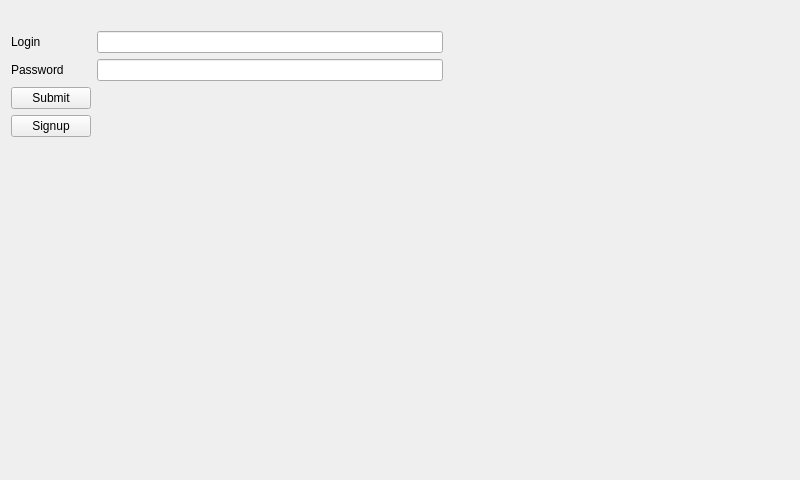
<?xml version="1.0" encoding="UTF-8"?>
<ui version="4.0">
 <class>LoginPage</class>
 <widget class="QWidget" name="LoginPage">
  <property name="enabled">
   <bool>true</bool>
  </property>
  <property name="geometry">
   <rect>
    <x>0</x>
    <y>0</y>
    <width>800</width>
    <height>480</height>
   </rect>
  </property>
  <property name="windowTitle">
   <string>Form</string>
  </property>
  <property name="styleSheet">
   <string notr="true"/>
  </property>
  <layout class="QVBoxLayout" name="verticalLayout">
   <item>
    <widget class="QLabel" name="errorLabel">
     <property name="styleSheet">
      <string notr="true">color:red;</string>
     </property>
     <property name="text">
      <string/>
     </property>
    </widget>
   </item>
   <item>
    <layout class="QGridLayout" name="gridLayout">
     <item row="2" column="0">
      <widget class="QPushButton" name="submitButton">
       <property name="text">
        <string>Submit</string>
       </property>
      </widget>
     </item>
     <item row="3" column="0">
      <widget class="QPushButton" name="signupButton">
       <property name="text">
        <string>Signup</string>
       </property>
      </widget>
     </item>
     <item row="1" column="1">
      <widget class="QLineEdit" name="passwordLineEdit"/>
     </item>
     <item row="0" column="0">
      <widget class="QLabel" name="label">
       <property name="text">
        <string>Login</string>
       </property>
      </widget>
     </item>
     <item row="1" column="0">
      <widget class="QLabel" name="label_2">
       <property name="text">
        <string>Password</string>
       </property>
      </widget>
     </item>
     <item row="0" column="1">
      <widget class="QLineEdit" name="loginLineEdit"/>
     </item>
     <item row="0" column="2">
      <spacer name="horizontalSpacer">
       <property name="orientation">
        <enum>Qt::Horizontal</enum>
       </property>
       <property name="sizeHint" stdset="0">
        <size>
         <width>40</width>
         <height>20</height>
        </size>
       </property>
      </spacer>
     </item>
    </layout>
   </item>
   <item>
    <spacer name="verticalSpacer">
     <property name="orientation">
      <enum>Qt::Vertical</enum>
     </property>
     <property name="sizeHint" stdset="0">
      <size>
       <width>20</width>
       <height>40</height>
      </size>
     </property>
    </spacer>
   </item>
  </layout>
 </widget>
 <resources/>
 <connections/>
</ui>
